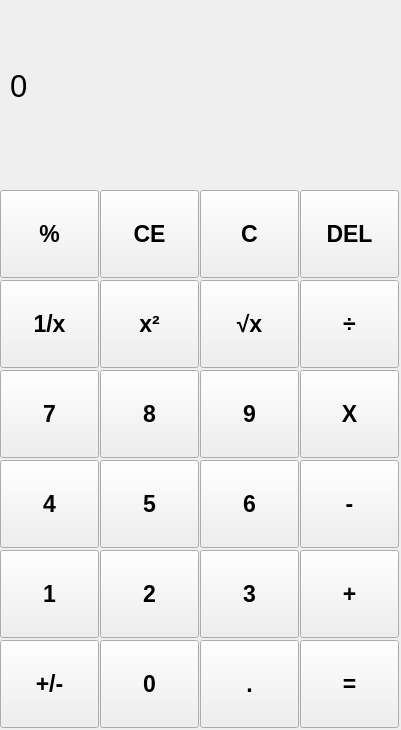
<?xml version="1.0" encoding="UTF-8"?>
<ui version="4.0">
 <class>MainWindow</class>
 <widget class="QMainWindow" name="MainWindow">
  <property name="enabled">
   <bool>true</bool>
  </property>
  <property name="geometry">
   <rect>
    <x>0</x>
    <y>0</y>
    <width>401</width>
    <height>730</height>
   </rect>
  </property>
  <property name="minimumSize">
   <size>
    <width>401</width>
    <height>730</height>
   </size>
  </property>
  <property name="maximumSize">
   <size>
    <width>401</width>
    <height>730</height>
   </size>
  </property>
  <property name="mouseTracking">
   <bool>false</bool>
  </property>
  <property name="windowTitle">
   <string>Calculator</string>
  </property>
  <widget class="QWidget" name="centralwidget">
   <widget class="QLabel" name="label">
    <property name="geometry">
     <rect>
      <x>10</x>
      <y>-10</y>
      <width>381</width>
      <height>191</height>
     </rect>
    </property>
    <property name="baseSize">
     <size>
      <width>0</width>
      <height>0</height>
     </size>
    </property>
    <property name="font">
     <font>
      <pointsize>23</pointsize>
     </font>
    </property>
    <property name="styleSheet">
     <string notr="true">QLabel{
qproperty-alignment: 'AlignVCenter | AlignRight';
}</string>
    </property>
    <property name="text">
     <string>0</string>
    </property>
   </widget>
   <widget class="QPushButton" name="pushButton_percent">
    <property name="geometry">
     <rect>
      <x>0</x>
      <y>190</y>
      <width>99</width>
      <height>88</height>
     </rect>
    </property>
    <property name="font">
     <font>
      <pointsize>17</pointsize>
      <bold>true</bold>
     </font>
    </property>
    <property name="styleSheet">
     <string notr="true"/>
    </property>
    <property name="text">
     <string>%</string>
    </property>
   </widget>
   <widget class="QPushButton" name="pushButton_clearAll">
    <property name="geometry">
     <rect>
      <x>100</x>
      <y>190</y>
      <width>99</width>
      <height>88</height>
     </rect>
    </property>
    <property name="font">
     <font>
      <pointsize>17</pointsize>
      <bold>true</bold>
     </font>
    </property>
    <property name="styleSheet">
     <string notr="true"/>
    </property>
    <property name="text">
     <string>CE</string>
    </property>
   </widget>
   <widget class="QPushButton" name="pushButton_clearAll_2">
    <property name="geometry">
     <rect>
      <x>200</x>
      <y>190</y>
      <width>99</width>
      <height>88</height>
     </rect>
    </property>
    <property name="font">
     <font>
      <pointsize>17</pointsize>
      <bold>true</bold>
     </font>
    </property>
    <property name="styleSheet">
     <string notr="true"/>
    </property>
    <property name="text">
     <string>C</string>
    </property>
   </widget>
   <widget class="QPushButton" name="pushButton_clear">
    <property name="geometry">
     <rect>
      <x>300</x>
      <y>190</y>
      <width>99</width>
      <height>88</height>
     </rect>
    </property>
    <property name="font">
     <font>
      <pointsize>17</pointsize>
      <bold>true</bold>
     </font>
    </property>
    <property name="styleSheet">
     <string notr="true"/>
    </property>
    <property name="text">
     <string>DEL</string>
    </property>
   </widget>
   <widget class="QPushButton" name="pushButton_reciprocal">
    <property name="geometry">
     <rect>
      <x>0</x>
      <y>280</y>
      <width>99</width>
      <height>88</height>
     </rect>
    </property>
    <property name="font">
     <font>
      <pointsize>17</pointsize>
      <bold>true</bold>
     </font>
    </property>
    <property name="styleSheet">
     <string notr="true"/>
    </property>
    <property name="text">
     <string>1/x</string>
    </property>
   </widget>
   <widget class="QPushButton" name="pushButton_sqrt">
    <property name="geometry">
     <rect>
      <x>200</x>
      <y>280</y>
      <width>99</width>
      <height>88</height>
     </rect>
    </property>
    <property name="font">
     <font>
      <pointsize>17</pointsize>
      <bold>true</bold>
     </font>
    </property>
    <property name="styleSheet">
     <string notr="true"/>
    </property>
    <property name="text">
     <string>√x</string>
    </property>
   </widget>
   <widget class="QPushButton" name="pushButton_square">
    <property name="geometry">
     <rect>
      <x>100</x>
      <y>280</y>
      <width>99</width>
      <height>88</height>
     </rect>
    </property>
    <property name="font">
     <font>
      <pointsize>17</pointsize>
      <bold>true</bold>
     </font>
    </property>
    <property name="styleSheet">
     <string notr="true"/>
    </property>
    <property name="text">
     <string>x²</string>
    </property>
   </widget>
   <widget class="QPushButton" name="pushButton_divide">
    <property name="geometry">
     <rect>
      <x>300</x>
      <y>280</y>
      <width>99</width>
      <height>88</height>
     </rect>
    </property>
    <property name="font">
     <font>
      <pointsize>17</pointsize>
      <bold>true</bold>
     </font>
    </property>
    <property name="styleSheet">
     <string notr="true"/>
    </property>
    <property name="text">
     <string>÷</string>
    </property>
   </widget>
   <widget class="QPushButton" name="pushButton_7">
    <property name="geometry">
     <rect>
      <x>0</x>
      <y>370</y>
      <width>99</width>
      <height>88</height>
     </rect>
    </property>
    <property name="font">
     <font>
      <pointsize>17</pointsize>
      <bold>true</bold>
     </font>
    </property>
    <property name="styleSheet">
     <string notr="true"/>
    </property>
    <property name="text">
     <string>7</string>
    </property>
   </widget>
   <widget class="QPushButton" name="pushButton_9">
    <property name="geometry">
     <rect>
      <x>200</x>
      <y>370</y>
      <width>99</width>
      <height>88</height>
     </rect>
    </property>
    <property name="font">
     <font>
      <pointsize>17</pointsize>
      <bold>true</bold>
     </font>
    </property>
    <property name="styleSheet">
     <string notr="true"/>
    </property>
    <property name="text">
     <string>9</string>
    </property>
   </widget>
   <widget class="QPushButton" name="pushButton_8">
    <property name="geometry">
     <rect>
      <x>100</x>
      <y>370</y>
      <width>99</width>
      <height>88</height>
     </rect>
    </property>
    <property name="font">
     <font>
      <pointsize>17</pointsize>
      <bold>true</bold>
     </font>
    </property>
    <property name="styleSheet">
     <string notr="true"/>
    </property>
    <property name="text">
     <string>8</string>
    </property>
   </widget>
   <widget class="QPushButton" name="pushButton_multiply">
    <property name="geometry">
     <rect>
      <x>300</x>
      <y>370</y>
      <width>99</width>
      <height>88</height>
     </rect>
    </property>
    <property name="font">
     <font>
      <pointsize>17</pointsize>
      <bold>true</bold>
     </font>
    </property>
    <property name="styleSheet">
     <string notr="true"/>
    </property>
    <property name="text">
     <string>X</string>
    </property>
   </widget>
   <widget class="QPushButton" name="pushButton_4">
    <property name="geometry">
     <rect>
      <x>0</x>
      <y>460</y>
      <width>99</width>
      <height>88</height>
     </rect>
    </property>
    <property name="font">
     <font>
      <pointsize>17</pointsize>
      <bold>true</bold>
     </font>
    </property>
    <property name="styleSheet">
     <string notr="true"/>
    </property>
    <property name="text">
     <string>4</string>
    </property>
   </widget>
   <widget class="QPushButton" name="pushButton_6">
    <property name="geometry">
     <rect>
      <x>200</x>
      <y>460</y>
      <width>99</width>
      <height>88</height>
     </rect>
    </property>
    <property name="font">
     <font>
      <pointsize>17</pointsize>
      <bold>true</bold>
     </font>
    </property>
    <property name="styleSheet">
     <string notr="true"/>
    </property>
    <property name="text">
     <string>6</string>
    </property>
   </widget>
   <widget class="QPushButton" name="pushButton_5">
    <property name="geometry">
     <rect>
      <x>100</x>
      <y>460</y>
      <width>99</width>
      <height>88</height>
     </rect>
    </property>
    <property name="font">
     <font>
      <pointsize>17</pointsize>
      <bold>true</bold>
     </font>
    </property>
    <property name="styleSheet">
     <string notr="true"/>
    </property>
    <property name="text">
     <string>5</string>
    </property>
   </widget>
   <widget class="QPushButton" name="pushButton_minus">
    <property name="geometry">
     <rect>
      <x>300</x>
      <y>460</y>
      <width>99</width>
      <height>88</height>
     </rect>
    </property>
    <property name="font">
     <font>
      <pointsize>17</pointsize>
      <bold>true</bold>
     </font>
    </property>
    <property name="styleSheet">
     <string notr="true"/>
    </property>
    <property name="text">
     <string>-</string>
    </property>
   </widget>
   <widget class="QPushButton" name="pushButton_1">
    <property name="geometry">
     <rect>
      <x>0</x>
      <y>550</y>
      <width>99</width>
      <height>88</height>
     </rect>
    </property>
    <property name="font">
     <font>
      <pointsize>17</pointsize>
      <bold>true</bold>
     </font>
    </property>
    <property name="styleSheet">
     <string notr="true"/>
    </property>
    <property name="text">
     <string>1</string>
    </property>
   </widget>
   <widget class="QPushButton" name="pushButton_3">
    <property name="geometry">
     <rect>
      <x>200</x>
      <y>550</y>
      <width>99</width>
      <height>88</height>
     </rect>
    </property>
    <property name="font">
     <font>
      <pointsize>17</pointsize>
      <bold>true</bold>
     </font>
    </property>
    <property name="styleSheet">
     <string notr="true"/>
    </property>
    <property name="text">
     <string>3</string>
    </property>
   </widget>
   <widget class="QPushButton" name="pushButton_2">
    <property name="geometry">
     <rect>
      <x>100</x>
      <y>550</y>
      <width>99</width>
      <height>88</height>
     </rect>
    </property>
    <property name="font">
     <font>
      <pointsize>17</pointsize>
      <bold>true</bold>
     </font>
    </property>
    <property name="styleSheet">
     <string notr="true"/>
    </property>
    <property name="text">
     <string>2</string>
    </property>
   </widget>
   <widget class="QPushButton" name="pushButton_add">
    <property name="geometry">
     <rect>
      <x>300</x>
      <y>550</y>
      <width>99</width>
      <height>88</height>
     </rect>
    </property>
    <property name="font">
     <font>
      <pointsize>17</pointsize>
      <bold>true</bold>
     </font>
    </property>
    <property name="styleSheet">
     <string notr="true"/>
    </property>
    <property name="text">
     <string>+</string>
    </property>
   </widget>
   <widget class="QPushButton" name="pushButton_equal">
    <property name="geometry">
     <rect>
      <x>300</x>
      <y>640</y>
      <width>99</width>
      <height>88</height>
     </rect>
    </property>
    <property name="font">
     <font>
      <pointsize>17</pointsize>
      <bold>true</bold>
     </font>
    </property>
    <property name="styleSheet">
     <string notr="true"/>
    </property>
    <property name="text">
     <string>=</string>
    </property>
   </widget>
   <widget class="QPushButton" name="pushButton_period">
    <property name="geometry">
     <rect>
      <x>200</x>
      <y>640</y>
      <width>99</width>
      <height>88</height>
     </rect>
    </property>
    <property name="font">
     <font>
      <pointsize>17</pointsize>
      <bold>true</bold>
     </font>
    </property>
    <property name="styleSheet">
     <string notr="true"/>
    </property>
    <property name="text">
     <string>.</string>
    </property>
   </widget>
   <widget class="QPushButton" name="pushButton_0">
    <property name="geometry">
     <rect>
      <x>100</x>
      <y>640</y>
      <width>99</width>
      <height>88</height>
     </rect>
    </property>
    <property name="font">
     <font>
      <pointsize>17</pointsize>
      <bold>true</bold>
     </font>
    </property>
    <property name="styleSheet">
     <string notr="true"/>
    </property>
    <property name="text">
     <string>0</string>
    </property>
   </widget>
   <widget class="QPushButton" name="pushButton_plusOrMinus">
    <property name="geometry">
     <rect>
      <x>0</x>
      <y>640</y>
      <width>99</width>
      <height>88</height>
     </rect>
    </property>
    <property name="font">
     <font>
      <pointsize>17</pointsize>
      <bold>true</bold>
     </font>
    </property>
    <property name="styleSheet">
     <string notr="true"/>
    </property>
    <property name="text">
     <string>+/-</string>
    </property>
   </widget>
  </widget>
 </widget>
 <resources/>
 <connections/>
</ui>
